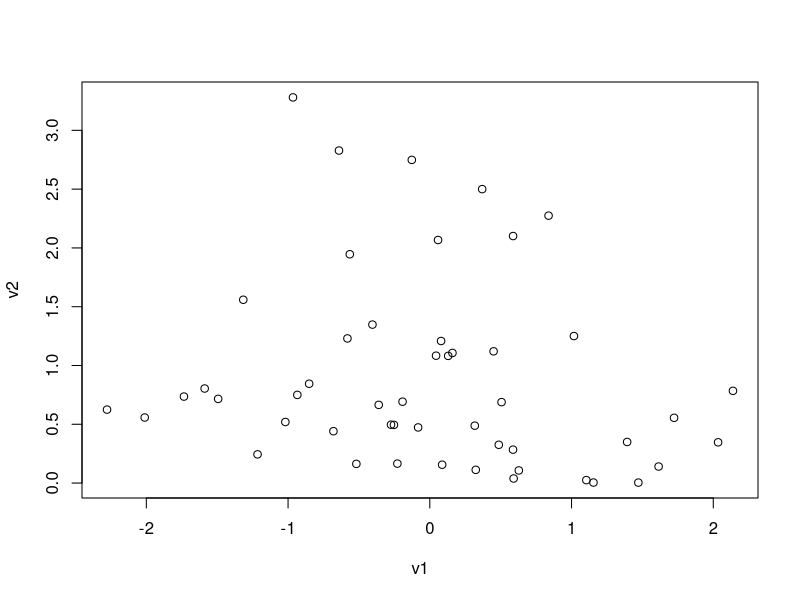
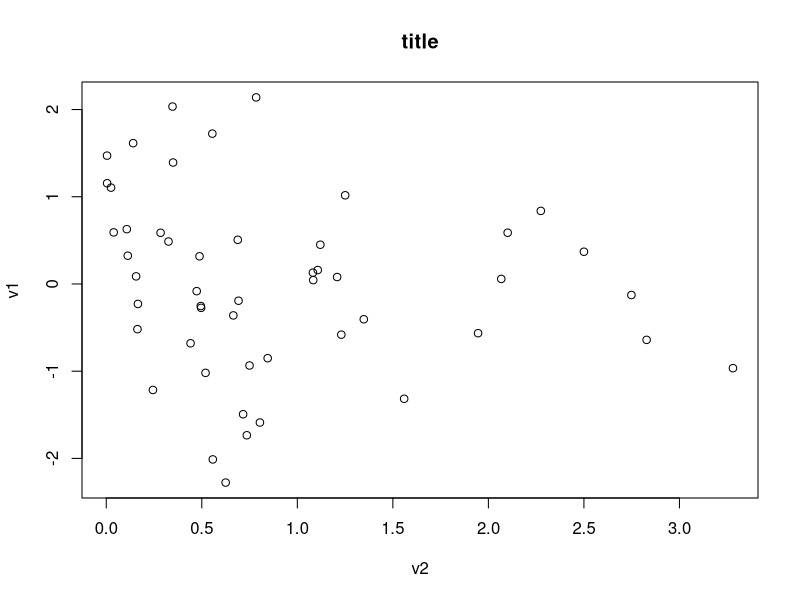
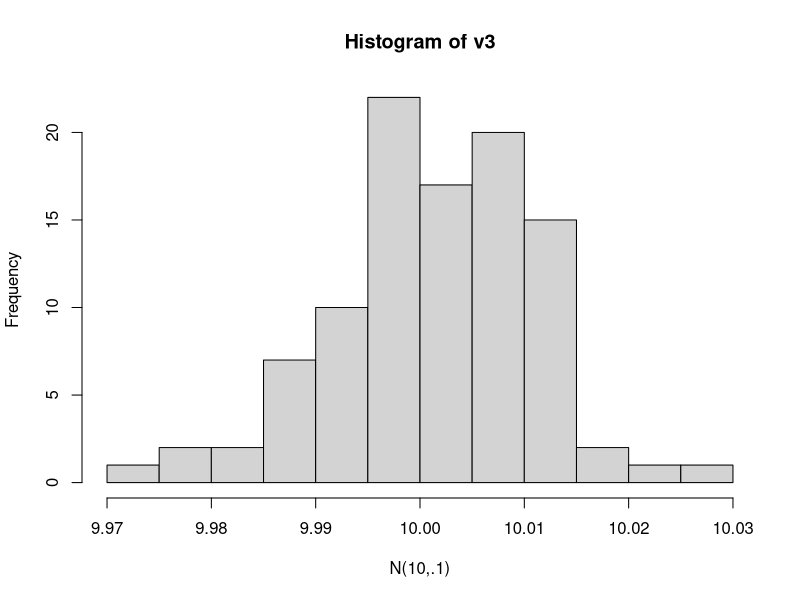
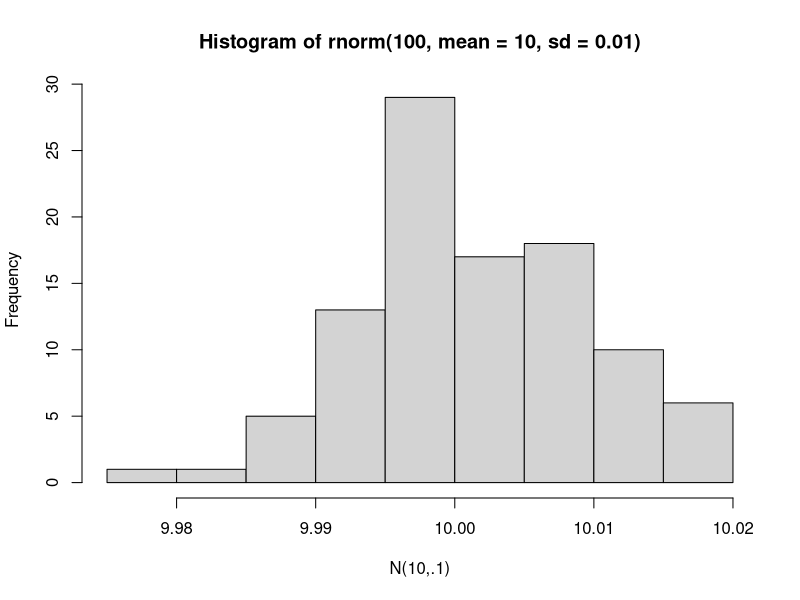
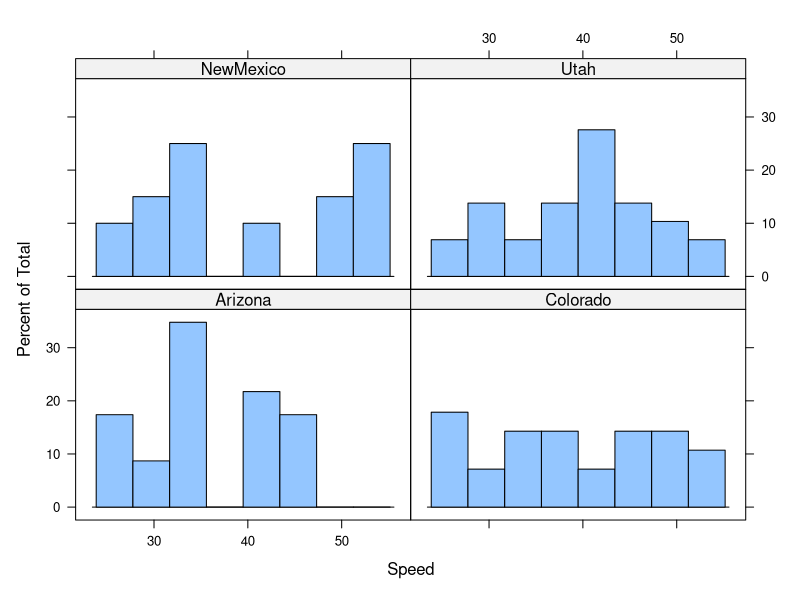
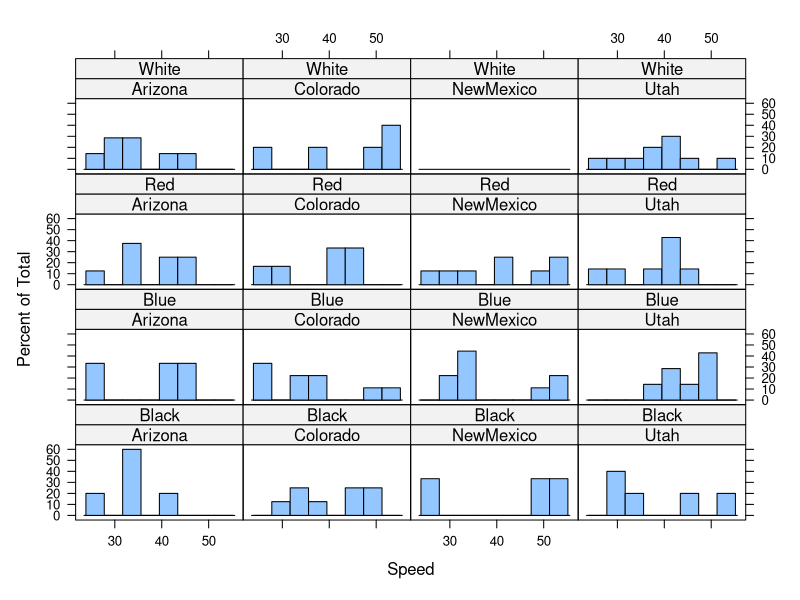
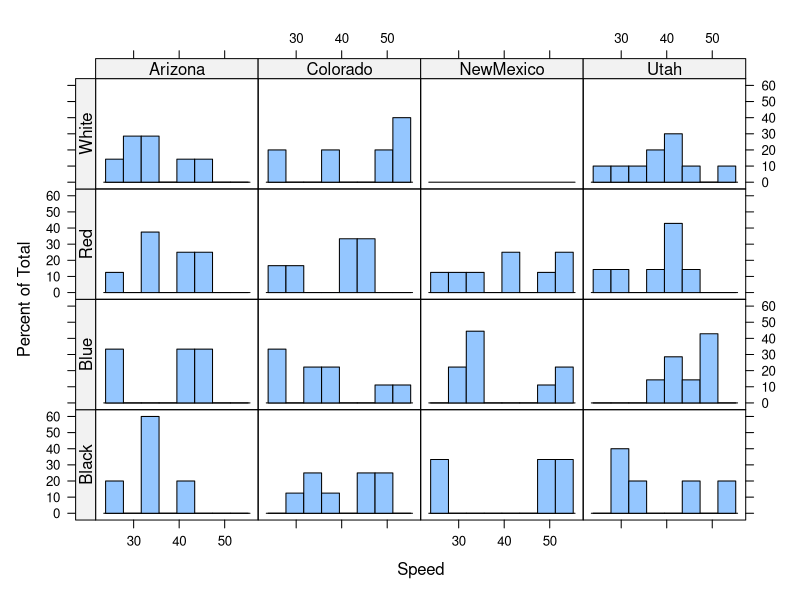
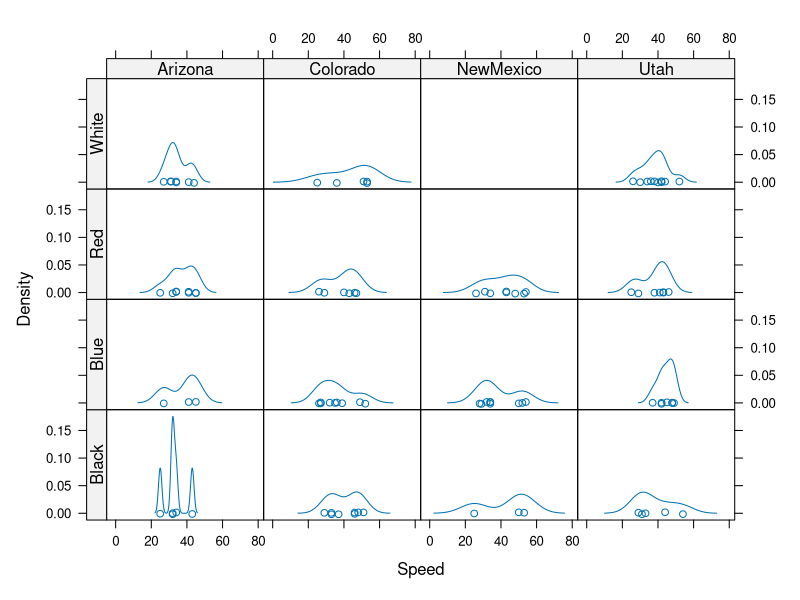

Source code (R) for these figures, in order:
## This is not very interesting
## draw from 2 distributions
##
nn<-50
v1<-rnorm(nn)
v2<-rexp(nn)
plot(v1,v2)
plot(v2,v1,main="title")


#100 from normal(mean=10,sd=.01) with x-axis label
v3<-rnorm(100, mean = 10, sd = .01)
hist(v3,xlab="N(10,.1)")

hist(rnorm(100, mean = 10, sd = .01),xlab="N(10,.1)")

#next excercise
speeds<-read.table('car-speeds.csv',sep=",",header=TRUE)

#find mean/sd speed of each color of cars in Utah

utah.speeds<-subset(speeds,State=='Utah')
utah.black<-subset(utah.speeds,Color=='Black')
utah.blue<-subset(utah.speeds,Color=='Blue')
utah.red<-subset(utah.speeds,Color=='Red')
utah.white<-subset(utah.speeds,Color=='White')

#mean/sd speed of Utah cars
moments <- function(vec){
  mm<-mean(vec)
  ll<-sd(vec)
  ret<-data.frame(mean=mm,sd=ll) #return
  return(ret)
}

moments(subset(speeds,State=='Utah')$Speed)

#find mean/sd speed of each color/state of cars
install.packages('plyr')
library(plyr)

speed_summary<-ddply(
  speeds,c('Color','State'),function(df){
    moments(df$Speed)
})

#summarize by just color, then add n=length(vec) to moments function

moments2 <- function(vec){
  mm<-mean(vec)
  ll<-sd(vec)
  ret<-data.frame(n=length(vec),mean=mm,sd=ll) #return
  return(ret)
}

speed_summary2<-ddply(
  speeds,'Color',function(df){
    moments2(df$Speed)
  })

library(lattice)
summary(speeds)
histogram(~Speed|State, speeds)
histogram(~Speed|State*Color, speeds)
##don't do this now
install.packages('latticeExtra')
library(latticeExtra)
useOuterStrips(histogram(~Speed|State*Color, speeds))
useOuterStrips(densityplot(~Speed|State*Color, speeds))

#use ldply to make a data.frame
#that has 10 draws of rnorm each
#for mean=1:10
#then use bwplot to plot results
#bonus for indentation, useful variable names, comments
rnorm.mean<-function(mm){
  rand =  rnorm(10,mean=mm)
  rt<-data.frame(mean=mm, rand)
  return(rt)
} #10 rnorm sample generator given mean=mm

data.frame1<-ldply(1:10,rnorm.mean)
bwplot(~rand|mean,data.frame1)


#mkdir swc-r
#git mv *.R swc -r
